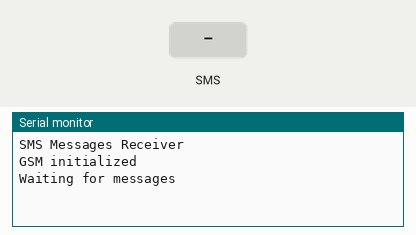
This sketch was run on a simulated Arduino Uno, built with avr-gcc and run on an emulated ATmega328P. Shown: the last lines printed to the serial monitor. The inputs (shaded band) are chosen by the test bench.

Above: at 3.2 s.
3.3 s: text message "#" received
At 4.7 s:
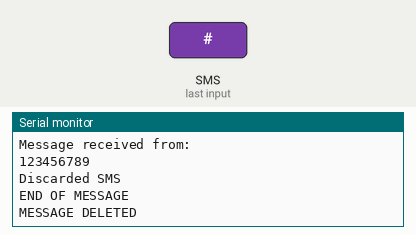
5.5 s: text message "1" received
At 6.6 s:
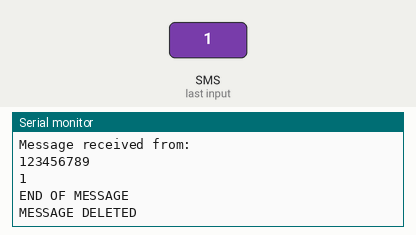

Measured:
- after the input at 3.3 s, the serial monitor: prints a new line after 0.71 s (image 1)
- after the input at 5.5 s, the serial monitor: prints a new line after 0.57 s (image 2)

The sketch:

ReceiveSMS.ino
```cpp
/*
SMS receiver

 This sketch, for the Arduino GSM shield, waits for SMS messages
 and displays them through the Serial port.

 Circuit:
 * GSM shield

 created 25 Feb 2012
 by Javier Zorzano / TD

 This example is in the public domain.
*/

// libraries
#include <GSM.h>

// PIN Number
#define PINNUMBER ""

// initialize the library instance
GSM gsmAccess; // include a 'true' parameter for debug enabled
GSM_SMS sms;

char remoteNumber[20];  // Holds the emitting number

void setup()
{
  // initialize serial communications
  Serial.begin(9600);

  Serial.println("SMS Messages Receiver");

  // connection state
  boolean notConnected = true;

  // Start GSM shield
  // If your SIM has PIN, pass it as a parameter of begin() in quotes
  while(notConnected)
  {
    if(gsmAccess.begin(PINNUMBER)==GSM_READY)
      notConnected = false;
    else
    {
      Serial.println("Not connected");
      delay(1000);
    }
  }

  Serial.println("GSM initialized");
  Serial.println("Waiting for messages");
}

void loop()
{
  char c;

  // If there are any SMSs available()
  if (sms.available())
  {
    Serial.println("Message received from:");

    // Get remote number
    sms.remoteNumber(remoteNumber, 20);
    Serial.println(remoteNumber);

    // This is just an example of message disposal
    // Messages starting with # should be discarded
    if(sms.peek()=='#')
    {
      Serial.println("Discarded SMS");
      sms.flush();
    }

    // Read message bytes and print them
    while(c=sms.read())
      Serial.print(c);

    Serial.println("\nEND OF MESSAGE");

    // delete message from modem memory
    sms.flush();
    Serial.println("MESSAGE DELETED");
  }

  delay(1000);

}
```
